Frame 1 (no input): blank canvas, image omitted
Frame 60 (no input): blank canvas, image omitted
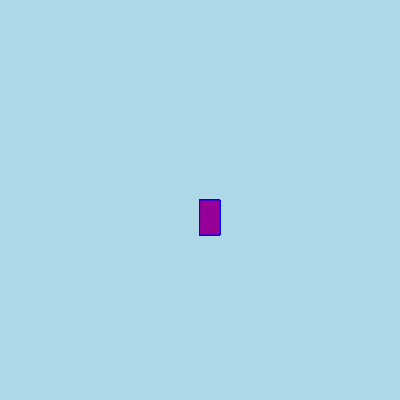
Frame 120 (the mouse pressed at the canvas centre since frame 60)

The p5.js sketch whose frames 1 and 60 were blank and that drew this single picture after the mouse press (run headless with seeded random() and noise() and a simulated clock; from frame 60 on, the mouse is pressed at the canvas centre):

// p5.js sketch
// ── sketch.js
function setup() {
  createCanvas(400, 400);
  background("lightblue");
}

function draw() {
  stroke("blue");
  fill("rgb(150,0,150)");

  //console.log(mouseIsPressed);

  if (mouseIsPressed) {
    rect(mouseX, mouseY, 20, 35);
  }
}
